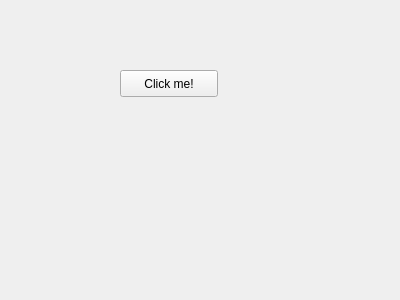
<?xml version="1.0" encoding="UTF-8"?>
<ui version="4.0">
 <class>Class name</class>
 <widget class="QWidget" name="Form">
  <property name="geometry">
   <rect>
    <x>0</x>
    <y>0</y>
    <width>400</width>
    <height>300</height>
   </rect>
  </property>
  <property name="windowTitle">
   <string>My plugin window title</string>
  </property>
  <widget class="QPushButton" name="button_test">
   <property name="geometry">
    <rect>
     <x>120</x>
     <y>70</y>
     <width>98</width>
     <height>27</height>
    </rect>
   </property>
   <property name="text">
    <string>Click me!</string>
   </property>
  </widget>
 </widget>
 <resources/>
 <connections/>
</ui>
